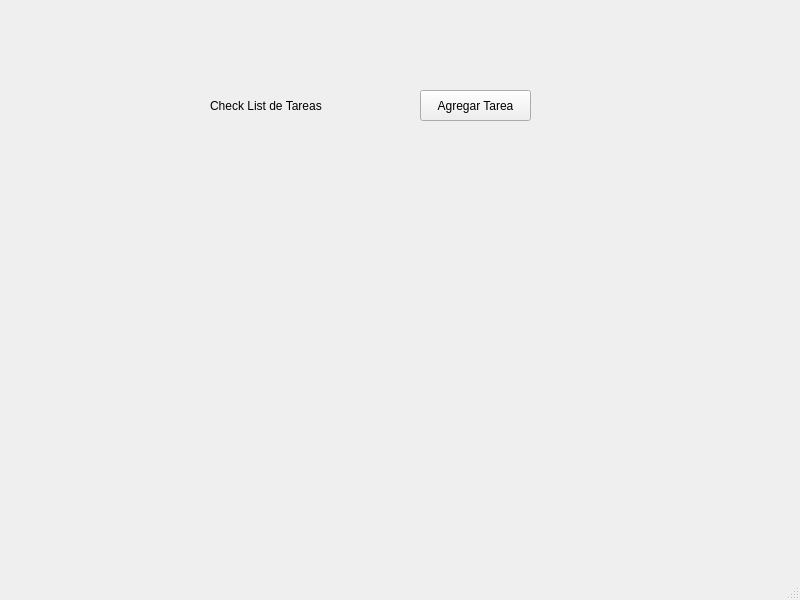
<?xml version="1.0" encoding="UTF-8"?>
<ui version="4.0">
 <class>MainWindow</class>
 <widget class="QMainWindow" name="MainWindow">
  <property name="geometry">
   <rect>
    <x>0</x>
    <y>0</y>
    <width>800</width>
    <height>600</height>
   </rect>
  </property>
  <property name="windowTitle">
   <string>MainWindow</string>
  </property>
  <widget class="QWidget" name="centralwidget">
   <widget class="QLabel" name="statusLabel">
    <property name="geometry">
     <rect>
      <x>210</x>
      <y>80</y>
      <width>141</width>
      <height>51</height>
     </rect>
    </property>
    <property name="text">
     <string>Check List de Tareas</string>
    </property>
   </widget>
   <widget class="QPushButton" name="addTask">
    <property name="geometry">
     <rect>
      <x>420</x>
      <y>90</y>
      <width>111</width>
      <height>31</height>
     </rect>
    </property>
    <property name="text">
     <string>Agregar Tarea</string>
    </property>
   </widget>
   <widget class="QWidget" name="verticalLayoutWidget">
    <property name="geometry">
     <rect>
      <x>150</x>
      <y>200</y>
      <width>461</width>
      <height>261</height>
     </rect>
    </property>
    <layout class="QVBoxLayout" name="tasksLayout"/>
   </widget>
  </widget>
  <widget class="QMenuBar" name="menubar">
   <property name="geometry">
    <rect>
     <x>0</x>
     <y>0</y>
     <width>800</width>
     <height>21</height>
    </rect>
   </property>
  </widget>
  <widget class="QStatusBar" name="statusbar"/>
 </widget>
 <resources/>
 <connections/>
</ui>
